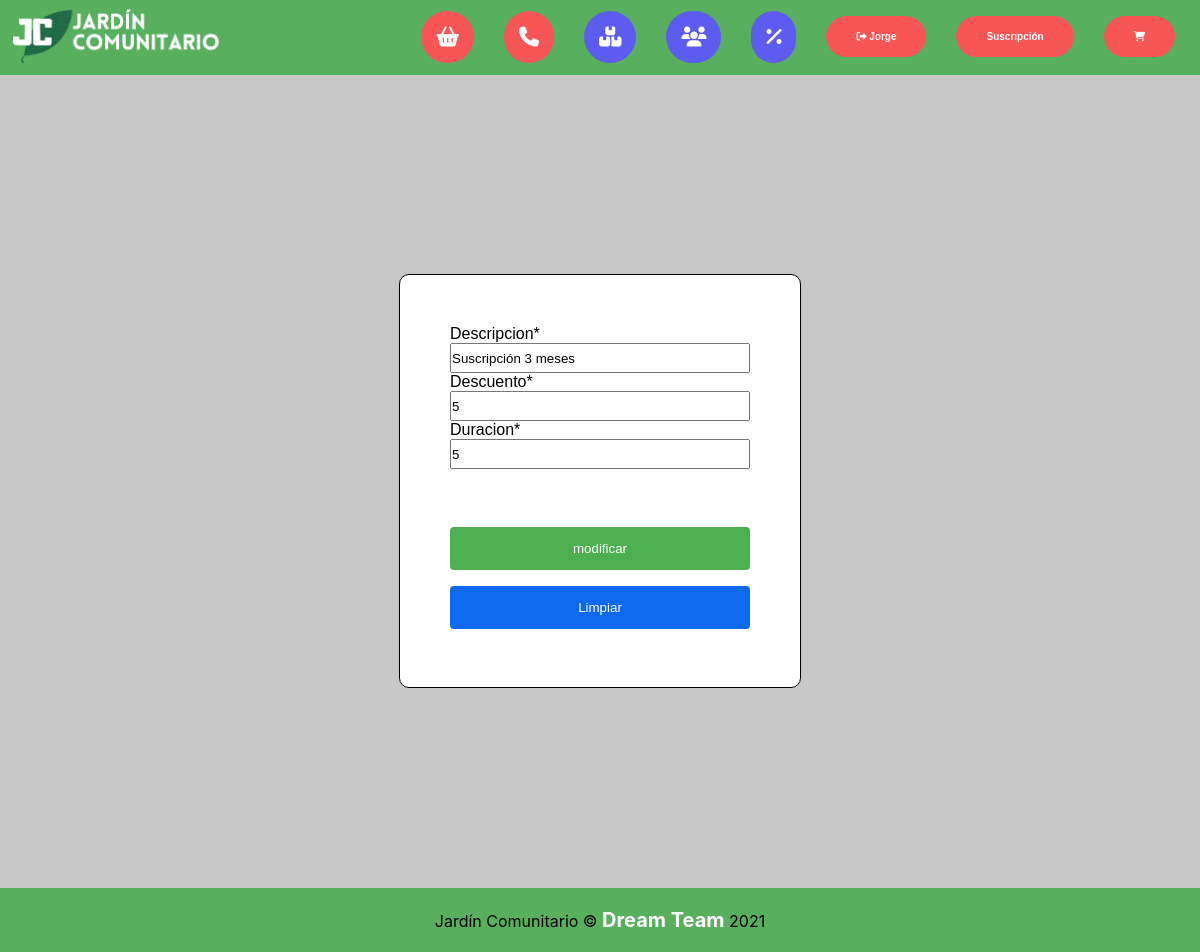
/modificar_suscripcion/2/ (signed in), run on the app's committed database.
### app/models.py (models this page shows, shortened)
class suscripcion(models.Model):
    descripcion = CharField(max_length=200)
    descuento = IntegerField()
    duracion = IntegerField()

### app/views.py (the view)
# urls.py: path('modificar_suscripcion/<id>/', modificar_suscripcion, name="modificar_suscripcion"),
@permission_required('app.add_suscripcion')
def modificar_suscripcion(request, id):
    Suscripcion = suscripcion.objects.get(id=id)
    datos = {
        'formu' : DescuentoForm(instance=Suscripcion)
    }
    if request.method == 'POST':
        formulario = DescuentoForm(data=request.POST, instance=Suscripcion)
        if formulario.is_valid():
            formulario.save()
            datos['mensaje'] = "¡Descuento modificado correctamente!"
            datos['formu'] = formulario
    return render(request, 'app/modificar_suscripcion.html', datos)

### app/forms.py
class DescuentoForm(ModelForm):
    descripcion = forms.CharField(min_length=5, max_length=200)
    descuento = forms.IntegerField()
    duracion = forms.IntegerField()
    class Meta:
        model = suscripcion
        fields = '__all__'

### app/templates/app/modificar_suscripcion.html (shortened to what this page needs)
{% extends 'app/base.html' %}
{% load static %}
{% load crispy_forms_tags %}
{% block contenido %}
<div class="addProduct">
    <div class="formulario">
        <form action="" method="POST" enctype="multipart/form-data">
            <table>
                {{ formu|crispy }}
            <div class="buttons" style="border-top-style: solid;border-top-width: 0px;margin-top: 50px;">
                <input type="submit" value="modificar"  class="btn-guardar">
                <input type="reset" value="Limpiar" class="btn-limpiar">
            </div>
            </table>
        </form>
    </div>
</div>
{% endblock %}

### app/templates/app/base.html (shortened to what this page needs)
<!DOCTYPE html>
<html lang="en">
<head>
  {%load static%}
  <link rel="stylesheet" href="{% static 'app/css/style.css' %}">
  {% load pwa %}
</head>
<body>
  <div class="contenedor">
    <header>
      <div class="logo_principal">
        <a href="{% url 'index'%}"><img src="{% static 'app/img/1eda7a920595361944650b58376e27ec-flor-roja-rosa-plana-by-vexels.png' %}" alt="" height="60px"></a>
      </div>
      <nav>
        <li>
          <a href="{% url 'productos'%}" class="producto-btn"><i class="fas fa-shopping-basket"></i></a>
        </li>
        <li>
          <a href="{% url 'about' %}" class="contacto-btn"><i class="fas fa-phone"></i></a>
        </li>
        {% if perms.app.delete_user %}
          <li>
            <a href="{% url 'lista_productos' %}" class="inventario-btn"><i class="fas fa-boxes"></i></a>
          </li>
          <li>
            <a href="{% url 'lista_suscripcion' %}" class="inventario-btn"><i class="fas fa-users"></i></a>
          </li>
          <li>
            <a href="{% url 'descuentos' %}" class="inventario-btn"><i class="fas fa-percent"></i></a>
          </li>
        {% endif %}
        {% if user.is_authenticated %}
        <li>
          <a href="{% url 'logout' %}" class="socio-btn" id="logout-btn"><i class="fas fa-sign-out-alt"></i> {{user.first_name}}</a>
        </li>
        <li>
          <a href="{% url 'suscripcion' %}" class="socio-btn" id="logout-btn">Suscripción</a>
        </li>
        <li>
          <a href="{% url 'carrito' %}" class="socio-btn" id="logout-btn" ><i class="fas fa-shopping-cart"></i></a>
        </li>
        {% else %}
        <li>
          <a href="{% url 'login' %}" class="socio-btn"><i class="fas fa-sign-in-alt"></i></a>
        </li>
        {% endif %}
      </nav>
    </header>
  </div>
{%block contenido%}
{% endblock %}
  <footer class="footer">
    <p>Jardín Comunitario © <a href="https://youtu.be/dQw4w9WgXcQ" target="_blank" rel="noopener noreferrer">Dream Team</a> 2021</p>
  </footer>
</body>
</html>

### app/static/app/css/style.css (style rules this page uses)
* { margin: 0; padding: 0; box-sizing: border-box; }
body { font-family: 'Gill Sans', 'Gill Sans MT', Calibri, 'Trebuchet MS', sans-serif; }
nav { list-style: none; }
a { text-decoration: none; cursor: pointer; color: rgb(255, 255, 255); font-size: 20px; font-weight: bold; }
header { position: absolute; top: 0; left: 0; width: 100%; padding: 5px 10px; background-color: rgb(88, 175, 93); display: flex; display: -webkit-flex; display: -o-flex; display: -moz-flex; display: -ms-flex; justify-content: space-between; align-items: center; }
.producto-btn { padding: 15px 30px; border-radius: 99px; background: #f85656; }
.contacto-btn { padding: 15px 30px; border-radius: 99px; background: #f85656; }
.socio-btn { padding: 15px 30px; border-radius: 99px; background: #f85656; }
.inventario-btn { padding: 15px 30px; border-radius: 99px; background: rgb(92, 92, 241); }
header nav { display: flex; display: -webkit-flex; display: -o-flex; display: -moz-flex; display: -ms-flex; }
header nav li { margin: 0 15px; }
footer { display: -webkit-flex; display: -moz-flex; display: -ms-flex; display: -o-flex; display: flex; flex-direction: column; align-items: center; text-align: center; background-color: rgb(88, 175, 93); color: black; padding: 20px 0; font-family: -apple-system, BlinkMacSystemFont, 'Segoe UI', Roboto, Oxygen, Ubuntu, Cantarell, 'Open Sans', 'Helvetica Neue', sans-serif; }
.contenedor { padding: 16px; }
.addProduct { background-color: #C7C7C7; display: flex; margin-top: 42px ; padding: 200px; flex-direction: column; justify-content: center; align-items: center; }
.addProduct .btn-limpiar { background-color: #0e69f1; color: white; padding: 14px 20px; margin: 8px 0; border: none; cursor: pointer; width: 100%; border: none; border-radius: 4px; }
.addProduct .btn-guardar { background-color: #4CAF50; color: white; padding: 14px 20px; margin: 8px 0; border: none; cursor: pointer; width: 100%; border: none; border-radius: 4px; }
.formulario { background-color: #ffffff; padding: 50px; border-color: black; border-radius: 10px; border-width: 1px; border-style: solid; }
@media screen and (min-width: 300px) { #logout-btn { font-size: 10px; } }
@media screen and (min-width: 300px) { .inventario-btn { padding: 15px 15px; } }
@media screen and (min-width: 300px) { .contacto-btn { padding: 15px 15px; } }
@media screen and (min-width: 300px) { .producto-btn { padding: 15px 15px; } }
.textinput { width: 300px; height: 30px; }
.numberinput { width: 300px; height: 30px; }

### data on the page
suscripcion: descripcion "Suscripción 3 meses", descuento "5", duracion "5"

### other printed values
{{ user.first_name }} "Jorge"
